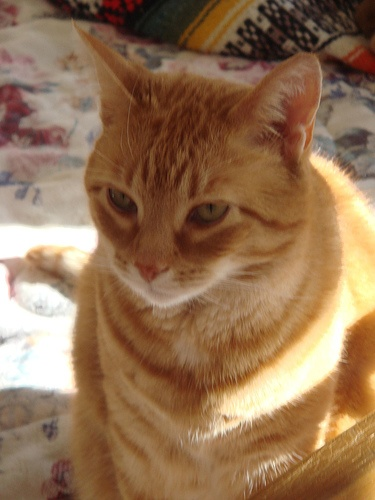
//> input picture samples/c/000028.jpg, 375 x 500 px
$ ./grabcut 000028.jpg   (built with g++ and OpenCV 4)
//> lines starting //> are read from the running program, lines starting //| are printed output that depends on the picture; after the words box and inside, x2 and y2 are one past the last pixel; in counts of white or black regions, pixels touching at a corner belong together
#include <highgui.h>
#include <cv.h>
#include <iostream>

using namespace std;
using namespace cv;

const string winName = "image";
const Scalar RED = Scalar(0,0,255);
const Scalar BLUE = Scalar(255,0,0);

void getBinMask( const Mat& comMask, Mat& binMask )
{
    if( comMask.empty() || comMask.type()!=CV_8UC1 )
        CV_Error( CV_StsBadArg, "comMask is empty or has incorrect type (not CV_8UC1)" );
    if( binMask.empty() || binMask.rows!=comMask.rows || binMask.cols!=comMask.cols )
        binMask.create( comMask.size(), CV_8UC1 );
    binMask = comMask & 1;
}

void changeMask( Mat& mask, vector<Point> bgdPixels, vector<Point> fgdPixels )
{
    vector<Point>::const_iterator it = bgdPixels.begin(), itEnd = bgdPixels.end();
    for( ; it != itEnd; ++it )
        mask.at<uchar>(*it) = GC_BGD;
    it = fgdPixels.begin(), itEnd = fgdPixels.end();
    for( ; it != itEnd; ++it )
        mask.at<uchar>(*it) = GC_FGD;
}

void showImage( Mat& _img, Mat& _mask, vector<Point>& _bgdPxls, vector<Point>& _fgdPxls )
{
    Mat res;
    Mat binMask;
    if( _mask.empty() )
        _img.copyTo( res );
    else
    {
        getBinMask( _mask, binMask );
        _img.copyTo( res, binMask );
    }

    vector<Point>::const_iterator it;
    for( it = _bgdPxls.begin(); it != _bgdPxls.end(); ++it )
        circle( res, *it, 1, BLUE );
    for( it = _fgdPxls.begin(); it != _fgdPxls.end(); ++it )
        circle( res, *it, 1, RED );

    imshow( winName, res );
}

Mat image;
Mat mask;
Mat bgdModel, fgdModel;
Rect rect;

enum{ NOT_SET = 0, IN_PROCESS = 1, SET = 2 };
uchar rectState = NOT_SET;
uchar lblsState = NOT_SET;

vector<Point> fgdPxls, bgdPxls;
Point p1, p2;
int iterCount;

void on_mouse( int event, int x, int y, int flags, void* param )
{
    switch( event )
    {
    case CV_EVENT_LBUTTONDOWN:
        {
            bool isb = (flags & CV_EVENT_FLAG_ALTKEY) != 0,
                isf = (flags & CV_EVENT_FLAG_SHIFTKEY) != 0;
            if( rectState == NOT_SET && !isb && !isf )
            {
                rectState = IN_PROCESS;
                p1 = Point(x, y);
            }
            if ( (isb || isf) && rectState == SET )
            {
                lblsState = IN_PROCESS;
            }
        }
        break;
    case CV_EVENT_LBUTTONUP:
        if( rectState == IN_PROCESS )
        {
            p2 = Point(x, y);
            rect = Rect( p1, p2 );
            rectState = SET;
            grabCut( image, mask, rect, bgdModel, fgdModel, 0, GC_INIT_WITH_RECT );
            assert( bgdPxls.empty() && fgdPxls.empty() );
            showImage( image, mask, bgdPxls, fgdPxls );
        }
        if( lblsState == IN_PROCESS )
        {
            lblsState = NOT_SET;
            showImage( image, mask, bgdPxls, fgdPxls );
        }
        break;
    case CV_EVENT_MOUSEMOVE:
        if( rectState == IN_PROCESS )
        {
            Mat res;
            image.copyTo(res);
            rectangle(res, p1, Point(x,y), Scalar(0,255,0), 2);
            imshow(winName, res);
        }
        else if( lblsState == IN_PROCESS )
        {
            Point p = Point(x, y);
            if( flags & CV_EVENT_FLAG_ALTKEY )
            {
                bgdPxls.push_back(p);
                showImage( image, mask, bgdPxls, fgdPxls );
            }
            if( flags & CV_EVENT_FLAG_SHIFTKEY )
            {
                fgdPxls.push_back( Point(x, y) );
                showImage( image, mask, bgdPxls, fgdPxls );
            }
        }
        break;
    }
}

int main( int argc, char** argv )
{
    if( argc==1 )
        return 1;
    string filename = argv[1];
    if( filename.empty() )
        return 1;
    image = imread( filename, 1 );
//> image is the input picture: 500 rows x 375 cols, CV_8UC3; mean B, G, R 82.7, 113.1, 146.6
    if( image.empty() )
        return 1;

    cout << "Hot keys: \n" <<
        "\tESC - quit the program\n"
        "First, select the rectangular area\n"
        "\tr - restore the original image\n"
        "\tn - next iteration\n"
        "\n\n"
        "\tleft mouse button - set rectangle\n"
        "\talt+left mouse button - set background pixels\n"
        "\tshift+left mouse button - set foreground pixels\n";

    cvNamedWindow( winName.c_str(), CV_WINDOW_AUTOSIZE );
    imshow( winName, image );

    cvSetMouseCallback( winName.c_str(), on_mouse, 0 );

    rectState = NOT_SET;
    lblsState = NOT_SET;
    iterCount = 0;
    for(;;)
    {
        int c = cvWaitKey(0);
//> the left mouse button is pressed at (93, 125)
//> the mouse is dragged to (187, 250)
//> the mouse is dragged to (281, 375)
//> call 3 of on_mouse, with event = 0, x = 281, y = 375, flags = 1
//> in on_mouse (call 3), `rectangle(res, p1, Point(x,y), Scalar(0,255,0), 2);`:
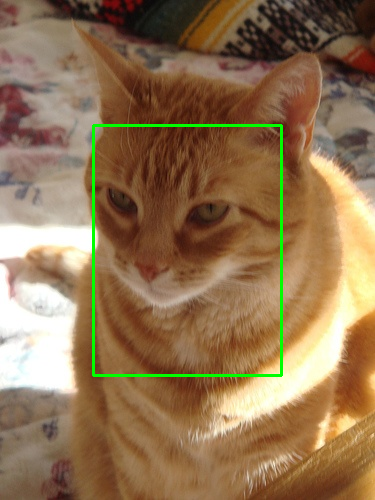
//> res: 500 rows x 375 cols, CV_8UC3; mean B, G, R 81.8, 115.3, 144.6
//> the button is released at (281, 375)
//> call 4 of on_mouse, with event = 4, x = 281, y = 375, flags = 0
//> in on_mouse (call 4), `grabCut( image, mask, rect, bgdModel, fgdModel, 0, GC_INIT_WITH_RECT );`:
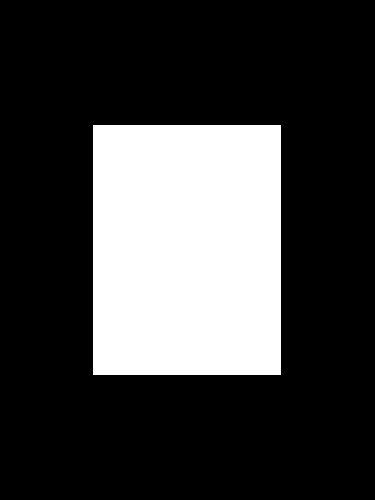
//> mask: 500 rows x 375 cols, CV_8UC1; values 0 (black) and 3 (white), 25.1% white; 1 white region, box (x1, y1, x2, y2) and area: (93, 125, 281, 375) 47000
//> in on_mouse (call 4), `grabCut( image, mask, rect, bgdModel, fgdModel, 0, GC_INIT_WITH_RECT );`: bgdModel = 65 values, max 1302.8 at index 29, min -120.5 at index 49, mean 176.6; fgdModel = 65 values, max 669 at index 47, min 0.0401 at index 3, mean 132.1
//> in showImage, `_img.copyTo( res, binMask );`:
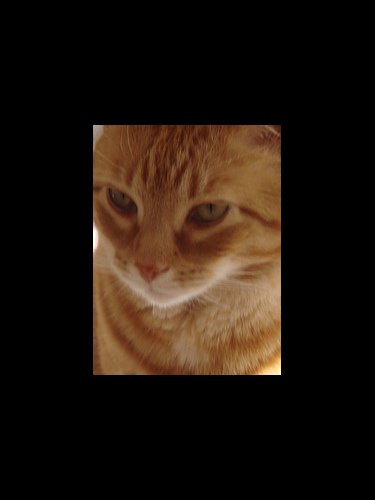
//> res: 500 rows x 375 cols, CV_8UC3; mean B, G, R 13.5, 21.8, 32.4
//> the Esc key is pressed
        switch( (char) c )
        {
        case '\x1b':
            cout << "Exiting ..." << endl;
            goto exit_main;
        case 'r':
            rectState = NOT_SET;
            lblsState = NOT_SET;
            iterCount = 0;
            bgdPxls.clear(); fgdPxls.clear();
            mask.release();
            cout << endl;
            assert( bgdPxls.empty() && fgdPxls.empty() && mask.empty() );
            showImage( image, mask, bgdPxls, fgdPxls );
            break;
        case 'n':
            cout << "<" << iterCount << "... ";
            if( rectState == SET )
            {
                changeMask( mask, bgdPxls, fgdPxls );
                bgdPxls.clear(); fgdPxls.clear();
                grabCut( image, mask, rect, bgdModel, fgdModel, 1 );
                showImage( image, mask, bgdPxls, fgdPxls );
                cout << iterCount << ">" << endl;
                iterCount++;
            }
            else
                cout << "rect is not determined>" << endl;
            break;
        }
    }

exit_main:
    cvDestroyWindow( winName.c_str() );
    return 0;
}

$ run again, on samples/c/baboon.jpg
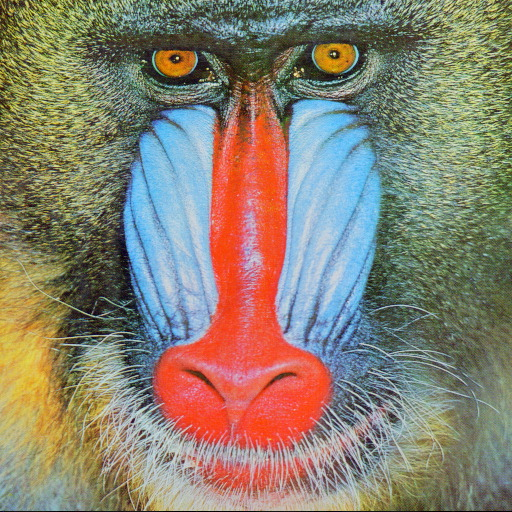
//> input picture samples/c/baboon.jpg, 512 x 512 px
//> image is the input picture: 512 rows x 512 cols, CV_8UC3; mean B, G, R 112.9, 129.1, 137.1
//> in on_mouse (call 3), `rectangle(res, p1, Point(x,y), Scalar(0,255,0), 2);`:
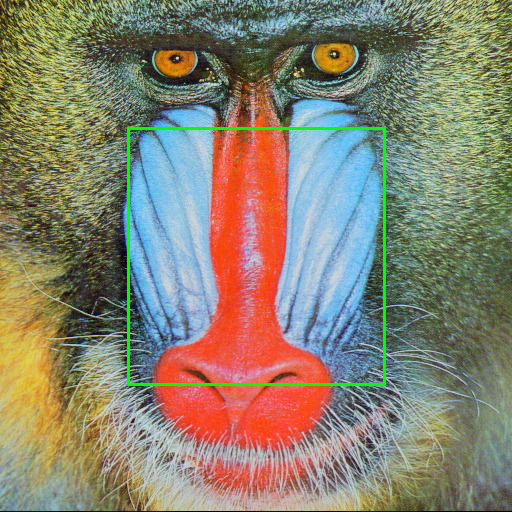
//> res: 512 rows x 512 cols, CV_8UC3; mean B, G, R 111.5, 130.9, 135.7
//> mask: 512 rows x 512 cols, CV_8UC1; values 0 (black) and 3 (white), 25% white; 1 white region, box (x1, y1, x2, y2) and area: (128, 128, 384, 384) 65536
//> in showImage, `_img.copyTo( res, binMask );`:
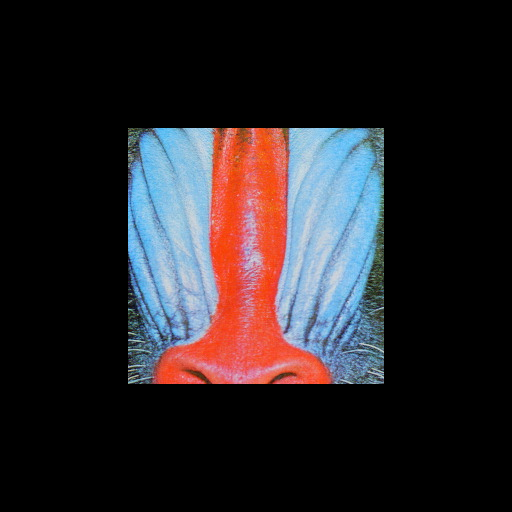
//> res: 512 rows x 512 cols, CV_8UC3; mean B, G, R 38.7, 35.4, 40

$ run again, on samples/c/baboon200_rotated.jpg
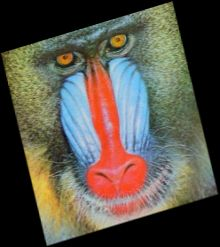
//> input picture samples/c/baboon200_rotated.jpg, 220 x 247 px
//> image is the input picture: 247 rows x 220 cols, CV_8UC3; mean B, G, R 73.8, 84.2, 89.4
//> in on_mouse (call 4), `grabCut( image, mask, rect, bgdModel, fgdModel, 0, GC_INIT_WITH_RECT );`:
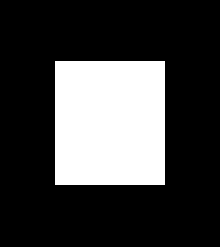
//> mask: 247 rows x 220 cols, CV_8UC1; values 0 (black) and 3 (white), 25.1% white; 1 white region, box (x1, y1, x2, y2) and area: (55, 61, 165, 185) 13640
//> bgdModel = 65 values, max 1422 at index 24, min -276.1 at index 25, mean 128.9; fgdModel = 65 values, max 1263.1 at index 64, min -227.6 at index 58, mean 155.7
//> in showImage, `_img.copyTo( res, binMask );`:
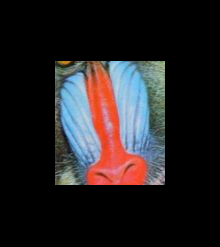
//> res: 247 rows x 220 cols, CV_8UC3; mean B, G, R 34.1, 32.6, 36.7
